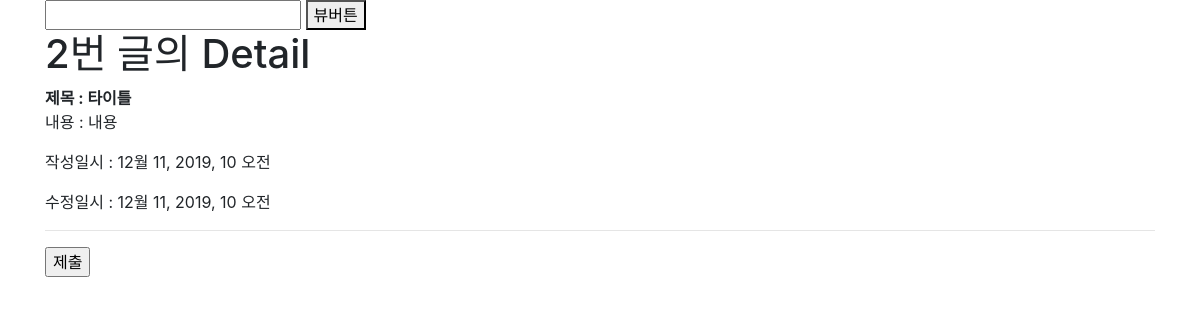
Before: /articles/detail/2/ with the older database file.
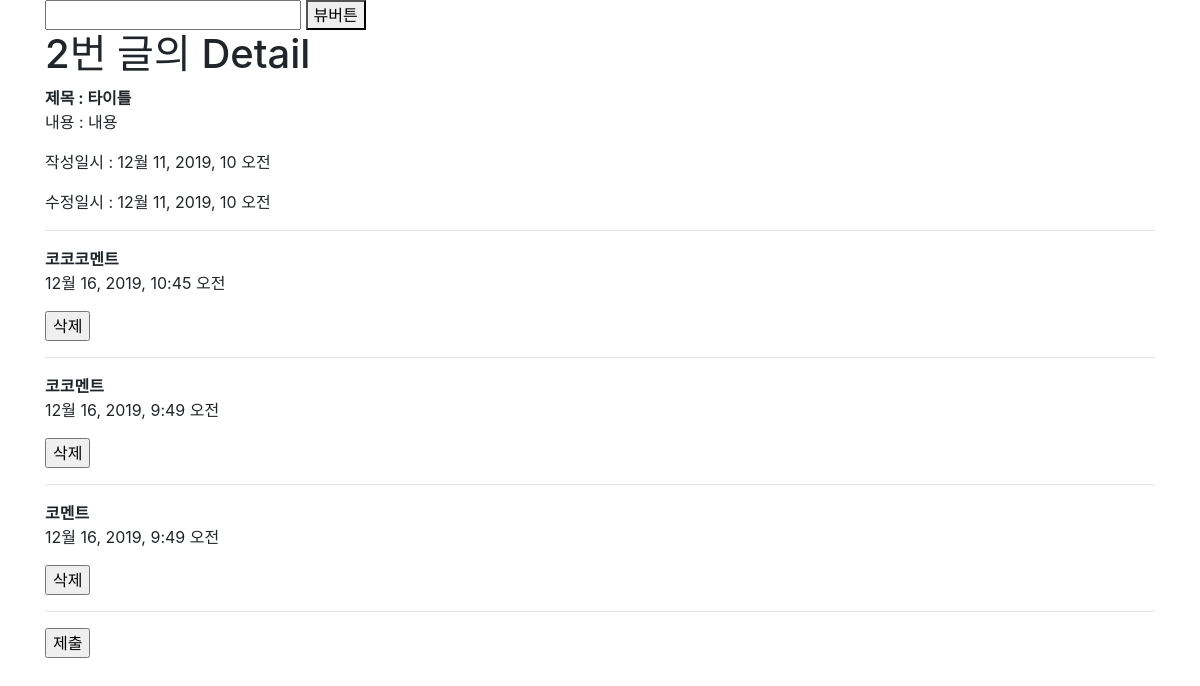
After: the same page with the newer database file.
### articles/models.py (models this page shows, shortened)
class Article(models.Model):
    title = models.CharField(max_length=50)
    content = models.CharField(max_length=5000)
    created_at = models.DateTimeField(auto_now_add=True)
    updated_at = models.DateTimeField(auto_now=True)
    class Meta:
        ordering = ('-pk',)

class Comment(models.Model):
    content = models.CharField(max_length=50)
    created_at = models.DateTimeField(auto_now_add=True)
    article = models.ForeignKey(Article, on_delete=models.CASCADE)
    class Meta:
        ordering = ('-pk',)

### articles/views.py (the view)
# urls.py: path('detail/<int:article_pk>/', views.detail, name='detail'),
def detail(request, article_pk):
    article = get_object_or_404(Article, pk=article_pk)
    form = CommentForm()
    comments = article.comment_set.all()
    comments_json = CommentSerializer(comments, many=True).data
    comments_json = json.dumps(comments_json)
    context = {'article':article, 'form':form, 'comments':comments, 'comments_json':comments_json}
    return render(request, 'articles/detail.html', context)

### articles/forms.py
class CommentForm(forms.ModelForm):
    class Meta:
        model = Comment
        fields = ("content",)

### articles/templates/articles/detail.html (shortened to what this page needs)
{% extends 'base.html' %}
{% block content %}
<input type="text" v-model="content" @keydown.enter="comment_create">
<button @click="comment_create">뷰버튼</button>
<h1>{{ article.pk }}번 글의 Detail </h1>
<b> 제목 : {{ article.title }} </b>
<p> 내용 : {{ article.content }} </p>
<p> 작성일시 : {{ article.created_at }} </p>
<p> 수정일시 : {{ article.updated_at }} </p>
<hr>
{% for comment in comments %}
<b>{{ comment.content }}</b>
<p>{{ comment.created_at }}</p>
<form action="{% url 'articles:comment_delete' article.pk comment.pk %}" method="POST">
  <input type="submit" value="삭제">
</form>
<hr>
{% endfor %}
<form action="{% url 'articles:comment' article.pk %}" method="POST">
  <input type="submit" value="제출">
</form>
{% endblock content %}

### VueDjango/templates/base.html (shortened to what this page needs)
<!DOCTYPE html>
<html lang="ko">
<head>
  <link rel="stylesheet" href="https://stackpath.bootstrapcdn.com/bootstrap/4.4.1/css/bootstrap.min.css">
</head>
<body>
  <div class="container" id="app">
  {% block content %}
  {% endblock content %}
  </div>
</body>
</html>

Changed rows visible on the page:
added Comment: content "코코코멘트", created_at "12월 16, 2019, 10:45 오전"
added Comment: content "코코멘트", created_at "12월 16, 2019, 9:49 오전"
added Comment: content "코멘트", created_at "12월 16, 2019, 9:49 오전"
